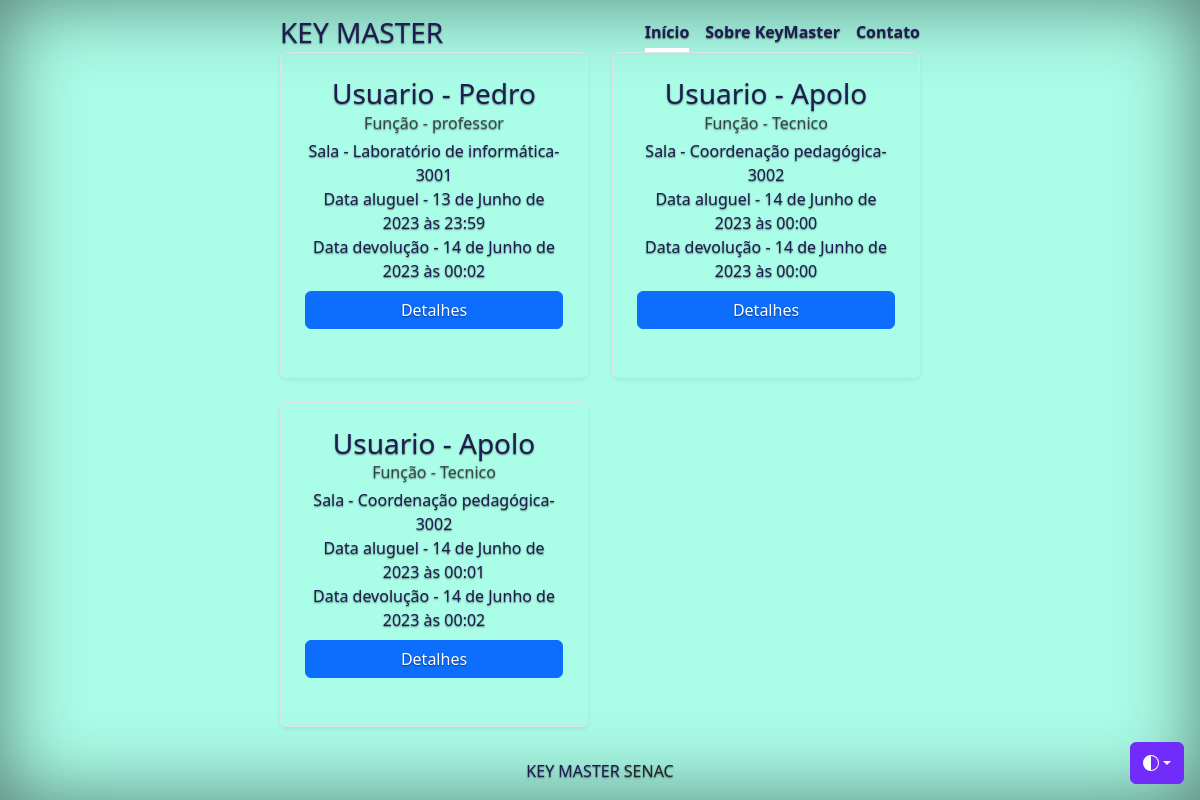
The page /aluguel/ on the database as committed earlier.
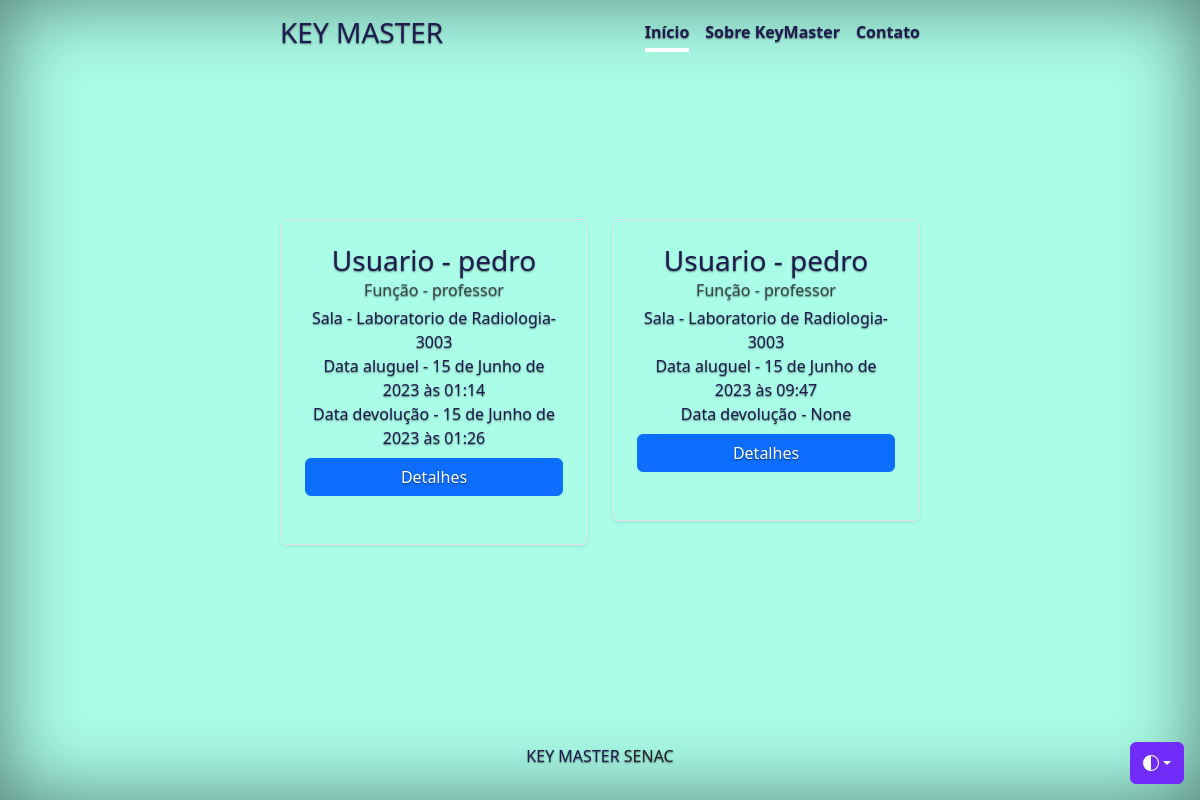
The same page on the database as committed later.
### key_master/models.py (models this page shows, shortened)
class Aluguel(models.Model):
    usuario = models.ForeignKey(Funcionario, on_delete=models.DO_NOTHING, related_name='usuario_alugueis')
    chave = models.ForeignKey(Chave, on_delete=models.DO_NOTHING, related_name='alugueis')
    data_aluguel = models.DateTimeField(auto_now_add=True)
    data_devolucao = models.DateTimeField(null=True, blank=True)
    class Meta:
        verbose_name = "Aluguel"
        verbose_name_plural = "Alugueis"

class Funcionario(models.Model):
    nome = models.CharField(max_length=100)
    usuario = models.OneToOneField(User,on_delete=models.CASCADE ,related_name= 'funcionario')
    cpf = models.CharField(max_length=11)
    funcao = models.CharField(max_length=50)
    telefone = models.CharField(max_length=20)

class Chave(models.Model):
    disponivel = models.BooleanField('Disponivel',default=True)
    sala = models.ForeignKey(Sala, on_delete= models.CASCADE, related_name= 'chaves')
    qr_code = models.ImageField(upload_to='qr_codes/', null=True, blank=True)

class Sala(models.Model):
    descricao = models.CharField(max_length=50)
    numero = models.CharField(max_length=20)

### key_master/views.py (the view)
# urls.py: path('aluguel/',views.AluguelListView.as_view(),name='listar_aluguel'),
class AluguelListView(ListView):
    model = Aluguel
    template_name = 'listar_alugueis.html'
    context_object_name = 'alugueis'

### key_master/templates/listar_alugueis.html
{% extends 'index.html' %}
{% block content %}
<div class="row mb-2">
  {% for aluguel in alugueis %}
  <div class="col-md-6">
    <div class="row g-0 border rounded overflow-hidden flex-md-row mb-4 shadow-sm h-md-250 position-relative">
      <div class="col p-4 d-flex flex-column position-static">
        <h3 class="mb-0">Usuario - {{aluguel.usuario.nome}}</h3>
        <div class="mb-1 text-muted">Função - {{aluguel.usuario.funcao}}</div>
        <p class="card-text mb-auto">Sala - {{aluguel.chave.sala.descricao}}-{{aluguel.chave.sala.numero}}</p>
        <p class="card-text mb-auto">Data aluguel - {{aluguel.data_aluguel}}</p>
        <p class="card-text mb-auto">Data devolução - {{aluguel.data_devolucao}}</p>
         <a href="" class="btn btn-primary mt-2">Detalhes</a>
         <br>
      </div>
    </div>
  </div>
  {% endfor %}
</div>
{% endblock content %}

### key_master/templates/index.html (shortened to what this page needs)
{% load static %}
<!doctype html>
<html lang="en" class="h-100" data-bs-theme="auto">
<head>
  <link href="{% static 'css/bootstrap.min.css' %}" rel="stylesheet">
  <link href="{% static 'css/style.css' %}" rel="stylesheet">
  <link href="{% static 'css/cover.css' %}" rel="stylesheet">
</head>
<body class="d-flex h-100 text-center text-bg-dark">
  <div class="dropdown position-fixed bottom-0 end-0 mb-3 me-3 bd-mode-toggle">
    <button class="btn btn-bd-primary py-2 dropdown-toggle d-flex align-items-center" id="bd-theme" type="button"
      aria-expanded="false" data-bs-toggle="dropdown" aria-label="Toggle theme (auto)">
      <svg class="bi my-1 theme-icon-active" width="1em" height="1em">
        <use href="#circle-half"></use>
      </svg>
    </button>
  </div>
  <div class="cover-container d-flex w-100 h-100 p-3 mx-auto flex-column">
    <header class="mb-auto">
      <div>
        <h3 class="float-md-start mb-0">KEY MASTER</h3>
        <nav class="nav nav-masthead justify-content-center float-md-end">
          <a class="nav-link fw-bold py-1 px-0 active" aria-current="page" href="{% url 'index' %}">Início</a>
          <a class="nav-link fw-bold py-1 px-0" href="sobre.html">Sobre KeyMaster</a>
          <a class="nav-link fw-bold py-1 px-0" href="contato.html">Contato</a>
        </nav>
      </div>
    </header>
    {% block content %}{% endblock content %}
    <footer class="mt-auto text-dark-50">
      <p> KEY MASTER <a href="" class="text-dark">SENAC</a>
    </footer>
  </div>
</body>
</html>

### static/css/style.css (style rules this page uses)
.bi { vertical-align: -.125em; fill: currentColor; }
.btn-bd-primary { --bd-violet-bg: #712cf9; --bd-violet-rgb: 112.520718, 44.062154, 249.437846; --bs-btn-font-weight: 600; --bs-btn-color: var(--bs-white); --bs-btn-bg: var(--bd-violet-bg); --bs-btn-border-color: var(--bd-violet-bg); --bs-btn-hover-color: var(--bs-white); --bs-btn-hover-bg: #6528e0; --bs-btn-hover-border-color: #6528e0; --bs-btn-focus-shadow-rgb: var(--bd-violet-rgb); --bs-btn-active-color: var(--bs-btn-hover-color); --bs-btn-active-bg: #5a23c8; --bs-btn-active-border-color: #5a23c8; }
.bd-mode-toggle { z-index: 1500; }

### static/css/cover.css (style rules this page uses)
body { text-shadow: 0 .05rem .1rem rgba(0, 0, 0, .5); box-shadow: inset 0 0 5rem rgba(0, 0, 0, .5); }
.cover-container { max-width: 42em; }
.nav-masthead .nav-link { color: #1F1C51; border-bottom: .25rem solid transparent; }
.nav-masthead .nav-link + .nav-link { margin-left: 1rem; }
.nav-masthead .active { color: #1F1C51; border-bottom-color: #fff; }

Rows that differ between the two databases and show on the page:
removed Aluguel: usuario.nome "Pedro", usuario.funcao "professor", chave.sala.descricao "Laboratório de informática", chave.sala.numero "3001", data_aluguel "13 de Junho de 2023 às 23:59", data_devolucao "14 de Junho de 2023 às 00:02"
removed Aluguel: usuario.nome "Apolo", usuario.funcao "Tecnico", chave.sala.descricao "Coordenação pedagógica", chave.sala.numero "3002", data_aluguel "14 de Junho de 2023 às 00:00", data_devolucao "14 de Junho de 2023 às 00:00"
removed Aluguel: usuario.nome "Apolo", usuario.funcao "Tecnico", chave.sala.descricao "Coordenação pedagógica", chave.sala.numero "3002", data_aluguel "14 de Junho de 2023 às 00:01", data_devolucao "14 de Junho de 2023 às 00:02"
added Aluguel: usuario.nome "pedro", usuario.funcao "professor", chave.sala.descricao "Laboratorio de Radiologia", chave.sala.numero "3003", data_aluguel "15 de Junho de 2023 às 01:14", data_devolucao "15 de Junho de 2023 às 01:26"
added Aluguel: usuario.nome "pedro", usuario.funcao "professor", chave.sala.descricao "Laboratorio de Radiologia", chave.sala.numero "3003", data_aluguel "15 de Junho de 2023 às 09:47", data_devolucao "None"
